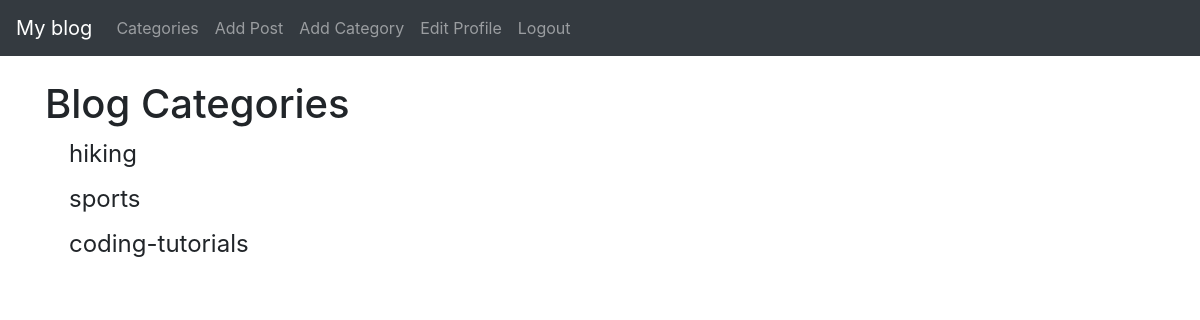
The app's page /category-list/ (signed in) with its own data.
### theblog/models.py (models this page shows, shortened)
class Category(models.Model):
    name = models.CharField(max_length=255)
    def __str__(self):
        return self.name

### theblog/views.py (the view)
# urls.py: path('category-list/', CategoryListView, name='category-list'),
def CategoryListView(request):
    cat_menu_list = Category.objects.all()
    return render(request, 'category_list.html', {'cat_menu_list': cat_menu_list})

### theblog/templates/category_list.html (shortened to what this page needs)
{% extends 'base.html'  %}
{% block content %}
    <h1>Blog Categories</h1>
    {% for item in cat_menu_list %}
        <h4><a class="dropdown-item" href="{% url 'category' item|slugify %}">{{ item }}</a></h4>
    {% endfor %}
{% endblock %}

### records on screen
Category: name "hiking"
Category: name "sports"
Category: name "coding-tutorials"
